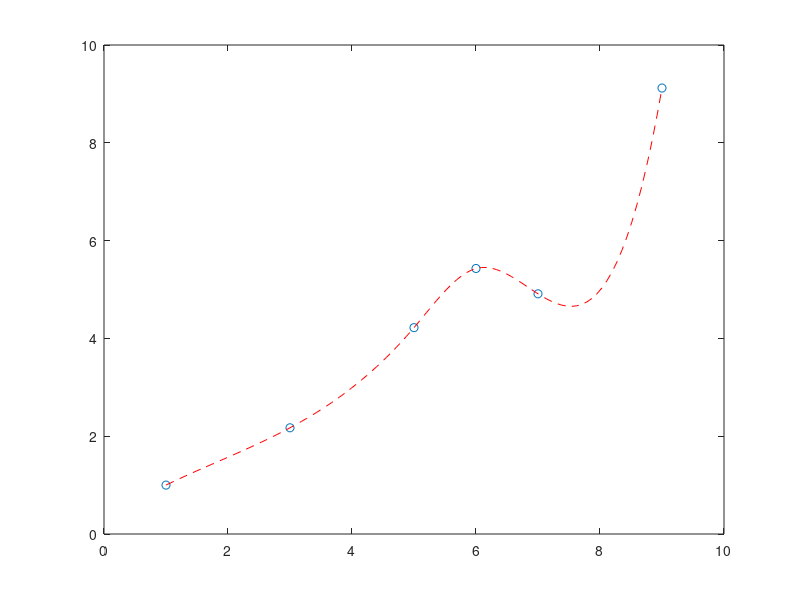

This chart was generated by the following MATLAB code:
x = [1 3 5 6 7 9];
y = [1.0 2.172 4.22 5.43 4.912 9.12];
f = 0.0185*x.^5-0.444*x.^4+3.9125*x.^3-15.456*x.^2+27.069*x-14.1;
x1 = linspace(1,9);

s = interp1(x,y,x1,'spline');
plot(x,y,'o',x1,s,'r--');